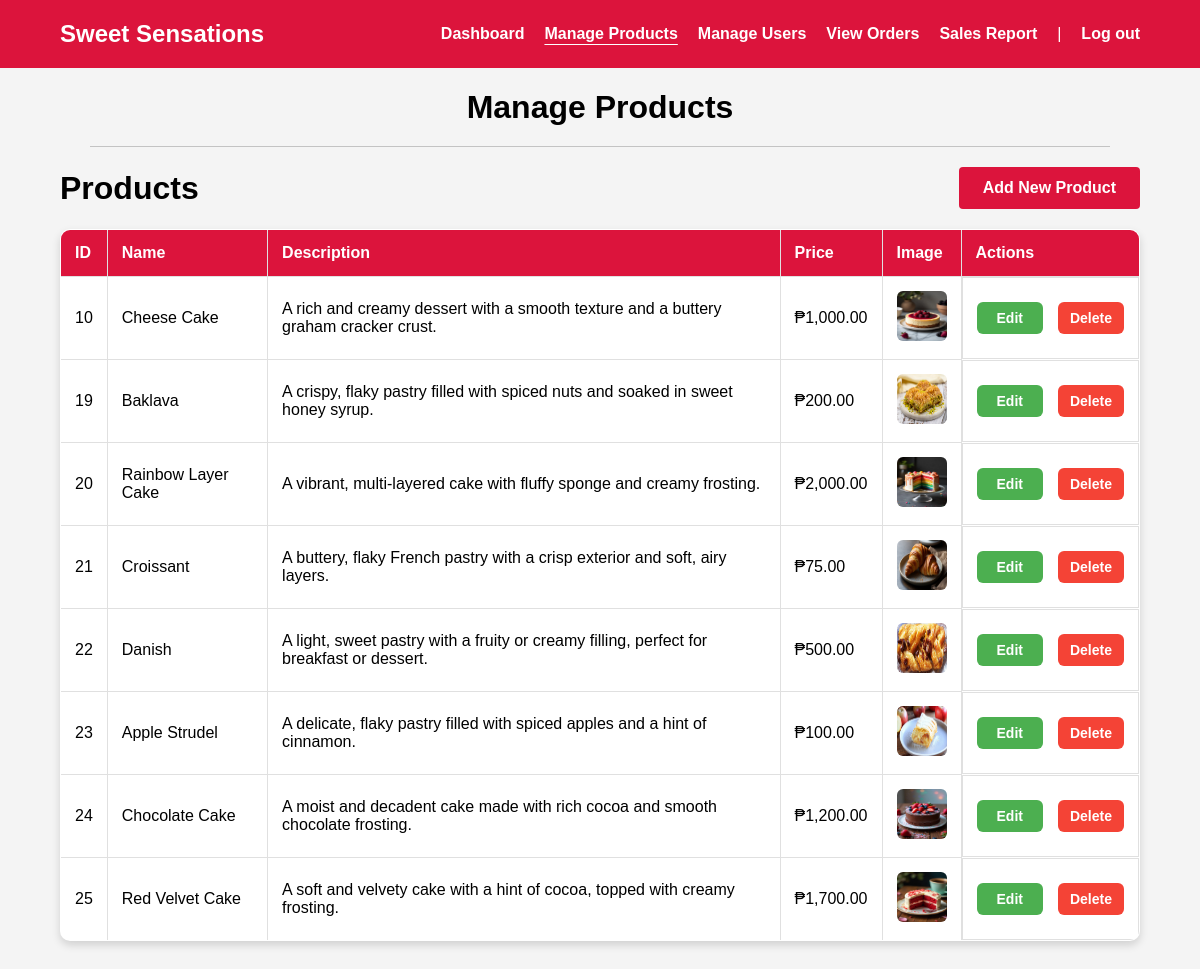
The app's page /pages/manage_products.php (signed in) with its own data.
### tables this page shows
CREATE TABLE `products` (
  `id` int(11) NOT NULL,
  `name` varchar(100) NOT NULL,
  `description` text NOT NULL,
  `price` decimal(10,2) NOT NULL,
  `image` varchar(255) NOT NULL,
  `created_at` timestamp NOT NULL DEFAULT current_timestamp()
);

### pages/manage_products.php (the view, shortened to what this page needs)
<?php
include '../includes/db_connection.php';
$sql = "SELECT * FROM products";
$products = $conn->query($sql);
?>
<!DOCTYPE html>
<html lang="en">
<head>
</head>
<body>
    <?php include '../components/admin_header.php'; ?>
    <h1>Manage Products</h1>
    <h5 style="text-align: center; font-weight:500; margin:-10px 90px 10px 90px; border-bottom: 1px solid rgb(0, 0, 0, 0.2); padding-bottom:10px;"></h5>
    <div class="container">
        <div style="display: flex; justify-content: space-between; align-items: center; margin: 20px 0;">
            <h1 style="margin: 0;">Products</h1>
            <button onclick="openAddModal()" style="font-size: 16px; padding: 12px 24px;">Add New Product</button>
        </div>
        <table>
            <thead>
                <tr>
                    <th>ID</th>
                    <th>Name</th>
                    <th>Description</th>
                    <th>Price</th>
                    <th>Image</th>
                    <th>Actions</th>
                </tr>
            </thead>
            <tbody>
                <?php while ($row = $products->fetch_assoc()): ?>
                    <tr>
                        <td><?php echo $row['id']; ?></td>
                        <td><?php echo htmlspecialchars($row['name']); ?></td>
                        <td><?php echo htmlspecialchars($row['description']); ?></td>
                        <td>₱<?php echo number_format($row['price'], 2); ?></td>
                        <td>
                            <img src="../uploads/<?php echo htmlspecialchars($row['image']); ?>" alt="<?php echo htmlspecialchars($row['name']); ?>" width="50" height="50">
                        </td>
                        <td class="action-btns">
                            <button class="edit-btn" onclick="openModal(<?php echo $row['id']; ?>, '<?php echo htmlspecialchars($row['name']); ?>', '<?php echo htmlspecialchars($row['description']); ?>', <?php echo $row['price']; ?>)">Edit</button>
                            <form action="manage_products.php" method="POST" class="delete-form" onsubmit="return confirm('Are you sure you want to delete this product?');">
                                <button type="submit" name="delete_product" class="delete-btn">Delete</button>
                            </form>
                        </td>
                    </tr>
                <?php endwhile; ?>
            </tbody>
        </table>
    </div>
</body>
</html>

### pages/manage_products.php (style rules this page uses)
body { font-family: 'Poppins', sans-serif; background-color: #f4f4f4; padding: 0; margin: 0; }
.container { width: 90%; margin: 0 auto; }
h1 { text-align: center; font-weight: 600; font-size: 32px; margin-bottom: 20px; }
button { padding: 10px; background-color: #DC143C; color: #fff; border: none; border-radius: 4px; font-weight: 600; cursor: pointer; }
table { width: 100%; border-collapse: collapse; margin-top: 20px; margin-bottom: 40px; background-color: #fff; border-radius: 10px; overflow: hidden; box-shadow: 0px 4px 8px rgba(0, 0, 0, 0.15); }
table, th, td { border: 1px solid #e0e0e0; }
th, td { padding: 14px; text-align: left; }
th { background-color: #DC143C; color: white; font-weight: bold; }
td img { border-radius: 6px; transition: transform 0.3s ease; }
.action-btns { display: flex; gap: 15px; justify-content: center; }
.action-btns button { border: none; border-radius: 6px; cursor: pointer; font-size: 14px; font-weight: 600; transition: all 0.3s ease; margin: 10px 0; }
.edit-btn { background-color: #4CAF50; color: white; padding: 8px 20px; }
.delete-btn { background-color: #f44336; color: white; padding: 8px 12px; }

### records on screen
products: id "10", name "Cheese Cake", description "A rich and creamy dessert with a smooth texture and a buttery graham cracker crust.", price "1,000.00", image (picture)
products: id "19", name "Baklava", description "A crispy, flaky pastry filled with spiced nuts and soaked in sweet honey syrup.", price "200.00", image+name (picture)
products: id "20", name "Rainbow Layer Cake", description "A vibrant, multi-layered cake with fluffy sponge and creamy frosting.", price "2,000.00", image (picture)
products: id "21", name "Croissant", description "A buttery, flaky French pastry with a crisp exterior and soft, airy layers.", price "75.00", image+name (picture)
products: id "22", name "Danish", description "A light, sweet pastry with a fruity or creamy filling, perfect for breakfast or dessert.", price "500.00", image (picture)
products: id "23", name "Apple Strudel", description "A delicate, flaky pastry filled with spiced apples and a hint of cinnamon.", price "100.00", image (picture)
products: id "24", name "Chocolate Cake", description "A moist and decadent cake made with rich cocoa and smooth chocolate frosting.", price "1,200.00", image (picture)
products: id "25", name "Red Velvet Cake", description "A soft and velvety cake with a hint of cocoa, topped with creamy frosting.", price "1,700.00", image (picture)
